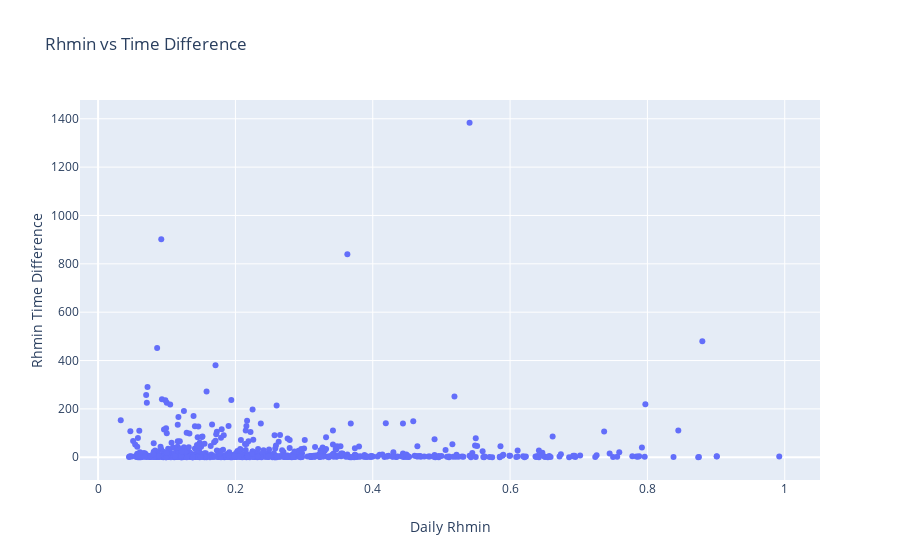

The cell this chart's notebook holds for it:
### Code cell
rhmntm_fig = go.Figure(data=[go.Scatter(
    x=df.rhmin,y=df.rhmntm_diff,text=df.date,mode='markers',name='rhmin')],
                   layout=go.Layout(title=go.layout.Title(text='Rhmin vs Time Difference'),
                                   xaxis=go.layout.XAxis(title=go.layout.xaxis.Title(text='Daily Rhmin')),
                                   yaxis=go.layout.YAxis(title=go.layout.yaxis.Title(text='Rhmin Time Difference'))))
rhmntm_fig.show()

### Figure 1 — Plotly figure (JSON) as saved in the notebook; plotly's stock layout.template omitted (floating-point values rounded to 4 significant figures; data arrays with more than 128 entries replaced by an {"elided": "..."} marker saying what was removed)
{"data": [{"mode": "markers", "name": "rhmin", "text": {"elided": "749 str values"}, "type": "scatter", "x": {"elided": "749 float values"}, "y": {"elided": "749 float values"}}], "layout": {"title": {"text": "Rhmin vs Time Difference"}, "xaxis": {"title": {"text": "Daily Rhmin"}}, "yaxis": {"title": {"text": "Rhmin Time Difference"}}}}
